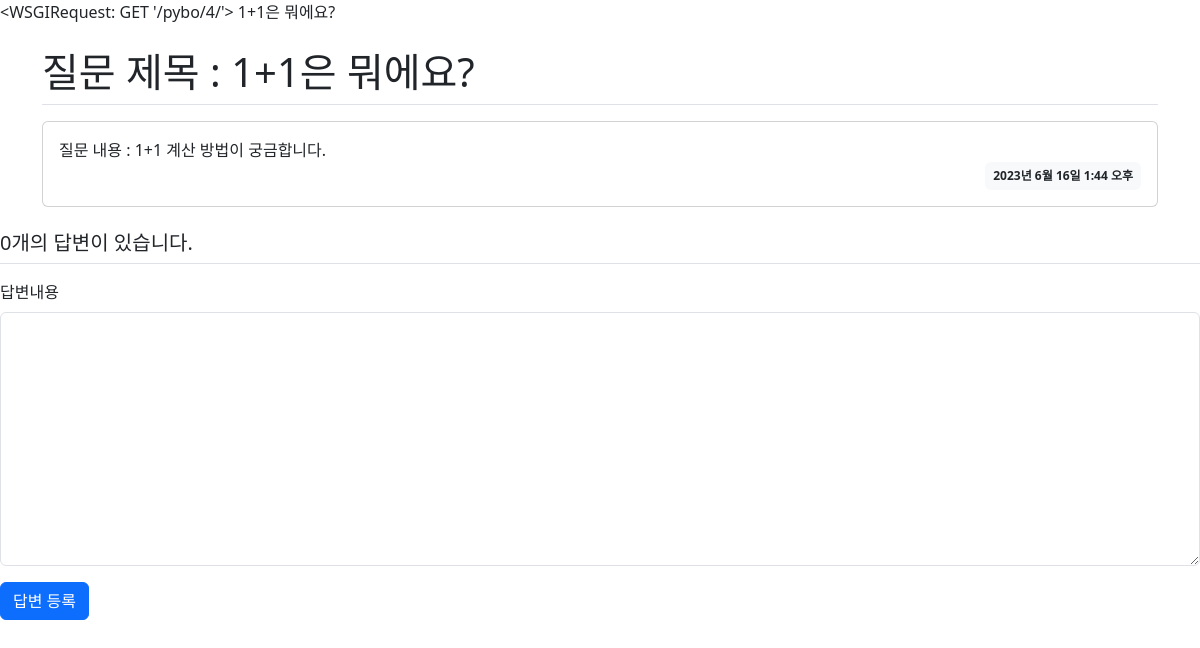
The app's page /pybo/4/ with its own data.
### pybo/models.py (models this page shows)
class Question(models.Model): # 테이블 이름 = 클래스명
    subject = models.CharField(max_length=200)
    content = models.TextField() # Char와 Text의 차이 = max_length로 글자제한 vs 무한 가능
    create_date = models.DateTimeField()
    def __str__(self):
        return self.subject # shell에서 Question.objects.all()하면 subject 로 표현해줌.

### pybo/views.py (the view)
# urls.py: path("<int:q_id>/", views.detail, name ='detail'), # pybo/1 로 가도록 q_id라는 내 URL 변수를 만든 것이다.
def detail(req, q_id): # 아까 urls.py에서 만든 <int:q_id> 를 detail 이 알아야한다.
    q = get_object_or_404(Question, pk=q_id)
    context = {'question' : q, 'request': req } # dictionary로 프론트단에 넘겨줄 데이터 포장
    return render(req, 'pybo/question_detail.html', context) # 요청, 템플릿을 누가받을건지, 넘겨줄내용

### templates/pybo/question_detail.html (shortened to what this page needs)
{% extends "pybo/base.html" %}
{% block my_content %}
<head>
</head>
<body>
    {{ request }} {{ question }}
    <div class="container my-3">
        <h1 class="border-bottom py-2"> 질문 제목 : {{ question.subject }}</h1>
        <div class="card my-3">
            <div class="card-body">
                <div class="card-text" style="white-space: pre-line;">질문 내용 : {{ question.content }}
                </div>
                <div class="d-flex justify-content-end">
                    <div class="badge bg-light text-dark p-2">
                        {{ question.create_date }}
                    </div>
                </div>
            </div>
        </div>
    </div>
    <h5 class="border-bottom my-3 py-2">{{ question.answer_set.count }}개의 답변이 있습니다.</h5>
    <form action="{% url 'pybo:answer_create' question.id %}" method="post" class="my-3">
        <div class="mb-3">
            <label for="content" class="form-label">답변내용</label>
            <textarea name="content" id="content" class="form-control" rows="10"></textarea>
        </div>
        <input type="submit" value="답변 등록" class="btn btn-primary">
    </form>
</body>
{% endblock %}

### records on screen
Question: subject "1+1은 뭐에요?", content "1+1 계산 방법이 궁금합니다.", create_date "2023년 6월 16일 1:44 오후", answer_set.count "0"

### other values on screen
{{ request }} "<WSGIRequest: GET '/pybo/4/'>"
